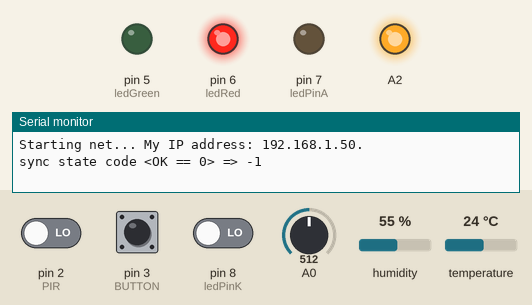
Simulated run of this sketch. Board: Arduino Uno, built with avr-gcc and run on an emulated ATmega328P. Parts: output pins drawn as LEDs (lit = HIGH), the last lines printed to the serial monitor. The inputs (shaded band) are chosen by the test bench; at power-on: pin 8 (ledPinK) LOW, pin 2 (PIR) LOW, pin 3 (BUTTON) HIGH, A0 = 512, humidity 55 %, temperature 24 °C. WiFi joins after 1.5 s; servers stay silent unless stated; no MQTT or app messages arrive unless stated.

Above: at 4.3 s.
4.4 s: pin 8 (ledPinK) driven HIGH
At 8.4 s:
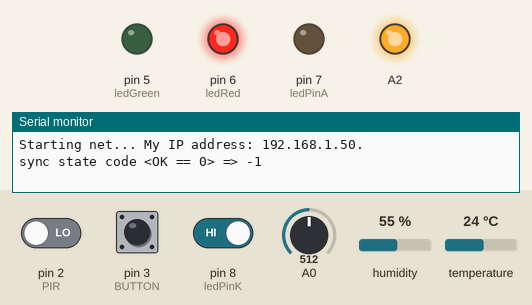
18.4 s: pin 8 (ledPinK) driven LOW
At 24.0 s:
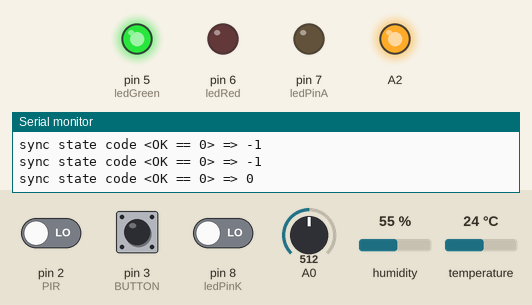
At 25.5 s:
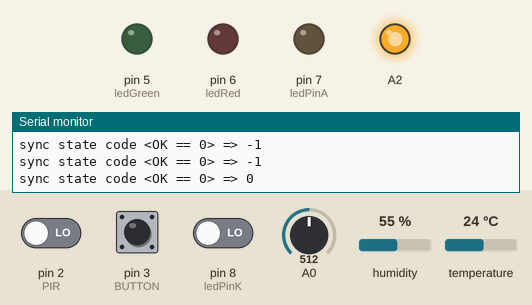
Timing chart, 0 to 37.9 s (numbered marks = the images above; inputs shaded):
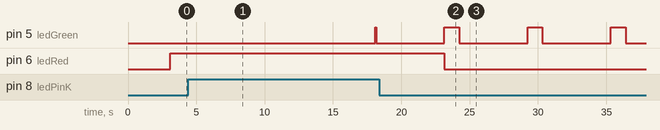

The sketch:

HackerspaceActivityMonitorMQTT.ino
```cpp
/*
HackerspaceActivityMonitor https://www.hackerspace-ffm.de/wiki/index.php?title=HackffmActivitySensors

ATmega328 (Arduino UNO), see http://arduino.cc/it/Hacking/PinMapping168 with:
 PIR on 2 (INT0)
 BUTTON on 3 (INT1)
 Microphone-Modul on A0
 WizNET W5100 Modul on SPI (11,12,13) and CS on 10 and /RESET on A3
 LED as light sensor between Anode=7 Cathode=8
 DHT11 as temp/humidity sensor on 4
 Status LEDs red on 6, green on 5

Send to MQTT broker


Circuit:
* Ethernet shield attached to pins 10, 11, 12, 13


*/
#include <avr/wdt.h>
#include <Arduino.h>
#include <HardwareSerial.h>
#include <PubSubClient.h>
#include <Ethernet.h>
#include <SPI.h>
#include "DHT.h"


byte mac[] = { 0x90, 0xA2, 0xDA, 0x04, 0x00, 0x2B}; // make sure this is unique on your network

const char* mqtt_server = "hackffmrpi";
// IPAddress mqtt_server(172, 16, 0, 2);

#define DHTPIN 4     // what pin we're connected to

// Uncomment whatever type you're using!
//#define DHTTYPE DHT11   // DHT 11
#define DHTTYPE DHT22   // DHT 22  (AM2302)
//#define DHTTYPE DHT21   // DHT 21 (AM2301)

// Connect pin 1 (on the left) of the sensor to +5V
// Connect pin 2 of the sensor to whatever your DHTPIN is
// Connect pin 4 (on the right) of the sensor to GROUND
// Connect a 10K resistor from pin 2 (data) to pin 1 (power) of the sensor
DHT dht(DHTPIN, DHTTYPE);

// Led, button and PIR port here (PIR and BUTTON must be interrupt pin!)
const int ledGreen = 5;
const int ledRed = 6;
const int PIR = 2;
const int BUTTON = 3;

int errorcount = 0;

volatile int intPIRCounter = 0;
volatile int intBUTTONCounter = 0;

int PIRCounter = 0;
int BUTTONCounter = 0;

EthernetClient ethClient;
PubSubClient client(ethClient);
uint16_t lastReconnectAttempt = 0;
char tempBuffer[100];

// Counters are incremented by hardware interrupt
void PIRCount() { intPIRCounter++; }
void BUTTONCount() { intBUTTONCounter++; }


// test if one minute is over and store and reset counter
void CountMinuteReset() {
  static unsigned long timeLast = 0;
  if(millis() > (timeLast + 60000)) {
    timeLast += 60000;
    noInterrupts();
    PIRCounter = intPIRCounter;
    BUTTONCounter = intBUTTONCounter;
    intPIRCounter = 0;
    intBUTTONCounter = 0;

    interrupts();
    Serial.println("cmr");
  }
}

double getlight() {
  const int ledPinA = 7;
  const int ledPinK = 8;
  unsigned long timeStart, timeEnd;
  pinMode(ledPinA, OUTPUT);
  pinMode(ledPinK, OUTPUT);
  digitalWrite(ledPinA, LOW);
  digitalWrite(ledPinK, HIGH);
  delay(1);
  pinMode(ledPinK, INPUT);

  timeStart = micros();
  digitalWrite(ledPinK, LOW);


  while(digitalRead(ledPinK) == HIGH) {
    if((micros() - timeStart) > 10000000) {
      break;
    }
  }

  timeEnd = micros();

  return(log10(1000000.0/(double)(timeEnd - timeStart)));
}

double getnoise() {
    unsigned long  l = 0;
    for(int i=0;i<10000;i++) {
      l += analogRead(0);
    }
    return(log10(((double)l/10000.0)+1.0));
}

void callback(char* topic, byte* payload, unsigned int length) {
  // handle message arrived
}

boolean reconnect() {
  if (client.connect("ActivitySensors")) {
    // Once connected, publish an announcement...
    client.publish("reconnect","yet");
    // ... and resubscribe
   // client.subscribe("inTopic");
  }
  return client.connected();
}

void setup() {
 //  wdt_enable(WDTO_8S);
  wdt_reset();
  Serial.begin(9600);
  Serial.print("Starting net... ");

  client.setServer(mqtt_server, 1883);
  client.setCallback(callback);

  pinMode(ledGreen, OUTPUT);
  pinMode(ledRed, OUTPUT);
  pinMode(PIR, INPUT_PULLUP);
  pinMode(BUTTON, INPUT_PULLUP);
  pinMode(A3, INPUT_PULLUP);
  pinMode(A4, INPUT_PULLUP);
  pinMode(A5, INPUT_PULLUP);

  // Reset ETH (for modified module with extra reset input connected to arduino pin A3)
  pinMode(A2, OUTPUT);
  digitalWrite(A2, LOW);
  delay(100);
  digitalWrite(A2, HIGH);
  Ethernet.begin(mac);
  delay(1500);
  lastReconnectAttempt = 0;
  wdt_reset();
  Serial.print("My IP address: ");
  for (byte thisByte = 0; thisByte < 4; thisByte++) {
    // print the value of each byte of the IP address:
    Serial.print(Ethernet.localIP()[thisByte], DEC);
    Serial.print(".");
  }
  Serial.println();

  attachInterrupt(0,PIRCount,RISING);
  attachInterrupt(1,BUTTONCount,FALLING);
  dht.begin();

}

void loop() {
  int status = 200;
  float f;
  static int butstate;
  static float last_light = 0.0;
  digitalWrite(ledGreen, HIGH);
  //Serial.println("+++++++++++++++++++++++++++++++++++++++++++++++++");
  CountMinuteReset();

  Serial.print("sync state code <OK == 0> => ");
  Serial.println(client.state());
  wdt_reset();

  if (!client.connected()) {
    digitalWrite(ledRed, HIGH);
    uint16_t now = millis();
    if (now - lastReconnectAttempt > 5000) {
      lastReconnectAttempt = now;
      // Attempt to reconnect
      if (reconnect()) {
        lastReconnectAttempt = 0;
      }
      errorcount++;
      if(errorcount > 10) {
        cli();
        asm volatile ("jmp 0x0000");
      }
    }
  } else {
    digitalWrite(ledRed, LOW);
    errorcount=0;
    // Client connected

    client.loop();


    // Read from DHT, update only if a number is returned
    f = dht.readTemperature();
    if(!isnan(f)) client.publish("ActivitySensors/temperature", dtostrf(f, 1, 2, tempBuffer));
    f = dht.readHumidity();
    if(!isnan(f)) client.publish("ActivitySensors/humidity", dtostrf(f, 1, 2, tempBuffer));

    client.publish("ActivitySensors/noise", dtostrf((float)getnoise(), 1, 7, tempBuffer));
    client.publish("ActivitySensors/pir_count", itoa((int)PIRCounter, tempBuffer, 10));
    client.publish("ActivitySensors/button_count", itoa((int)BUTTONCounter, tempBuffer, 10));
    butstate = digitalRead(BUTTON);
    tempBuffer[1] = 0;
    tempBuffer[0] = butstate?'0':'1';
    client.publish("ActivitySensors/button_state", tempBuffer);

    client.publish("ActivitySensors/light", dtostrf((float)last_light, 1, 7, tempBuffer));

  }

  digitalWrite(ledGreen, LOW);
  for(int i=0; i<10; i++) {
    if(butstate != digitalRead(BUTTON)) {
      butstate = digitalRead(BUTTON);
      tempBuffer[1] = 0;
      tempBuffer[0] = butstate?'0':'1';
      client.publish("ActivitySensors/button_state", tempBuffer);
    }
    delay(500);
    client.loop();
    wdt_reset();
  }
  last_light = (float)getlight();
}
```

Measured:
- after the input at 4.4 s, pin 6 (ledRed): stays HIGH (without the input it goes to LOW after 8.8 s)
- after the input at 18.4 s, pin 6 (ledRed): HIGH → LOW after 4.8 s instead of 14.8 s
- by itself, pin 5 (ledGreen): alternates HIGH for 1.1 s and LOW for 5.0 s
